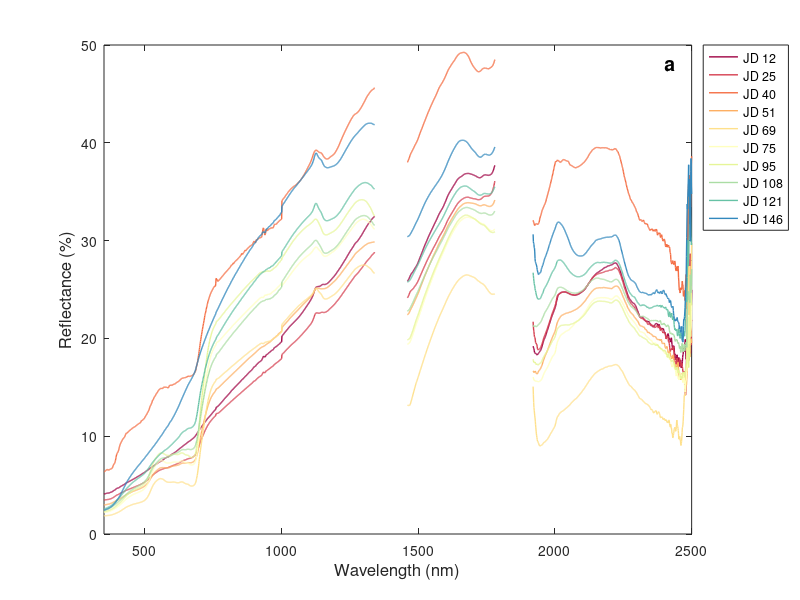

Write the MATLAB code that produced this figure. (Note: this script raises an error after producing the figure.)
%% Susan Meerdink
% 6/26/17
% This code is to generate figures for Hyperspectral Vegetation Indices
% Book Chapter (Chapter 14 in Hyperspectral Remote Sensing of Vegetation)
%% Load Data
% This chapter is being updated to include data from the COPR Paul Gader
% field collection that occured in 2016.
cd 'C:\Users\Susan\Documents\GitHub\Hyperspectral-Veg-Indices-Chapter'
load Veg_Indices_Data.mat
figDir = 'F:\Dropbox\Manuscript\Hyperspectral Vegetation Indices Book Chapter\Figures\';

%% Setting up Colors
color1 = [158 1 66] ./ 255; %Red
color2 = [213 62 79] ./ 255;
color3 = [244 109 67] ./ 255;
color4 = [253 174 97] ./ 255;
color5 = [254 224 139] ./ 255;
color6 = [255 255 191] ./ 255;
color7 = [230 245 152] ./ 255;
color8 = [171 221 164] ./ 255;
color9 = [102 194 165] ./ 255;
color10 = [50 136 189] ./ 255; %Blue
color = [color1;color2;color3;color4;color5;color6;color7;color8;color9;color10];

grayLt = [189 189 189] ./ 255;
grayDk = [99 99 99] ./ 255;

%% Figure 14.4 Environmental Variables

%% Spectra of Grass Plots
figure
hold on
for i = 1:10 %loop through dates
    h(i) = plot(wave(:,1:991),specGrass(i,1:991),'LineWidth',1,'Color',color(i,:));
    plot(wave(:,1111:1431),specGrass(i,1111:1431),'LineWidth',1,'Color',color(i,:))
    plot(wave(:,1571:end),specGrass(i,1571:end),'LineWidth',1,'Color',color(i,:))
end
axis([350 2500 0 50])
set(gca,'YTick',0:10:50,'YTickLabel',0:10:50)
set(gca,'XTick',500:500:2500)
set(gca,'XTickLabel',[500, 1000, 1500, 2000, 2500])
xlabel(gca,'Wavelength (nm)','FontSize',12)
ylabel(gca,'Reflectance (%)','FontSize',12)
legend([h(1),h(2),h(3),h(4),h(5),h(6),h(7),h(8),h(9),h(10)],{'JD 12','JD 25','JD 40','JD 51','JD 69','JD 75','JD 95','JD 108','JD 121','JD 146'},'Location','BestOutside')
text(2400,48,'a','FontWeight','bold','FontSize',14)
box on
hold off

% Save Image
fig = gcf;
fig.PaperUnits = 'inches';
fig.PaperPosition = [0 0 5 2.5];
print(strcat(figDir,'spectra_grass'),'-dpng')

%% Spectra of BAPI
figure
hold on
for i = 1:10 %loop through dates
    h(i) = plot(wave(:,1:991),specBapi(i,1:991),'LineWidth',1,'Color',color(i,:));
    plot(wave(:,1111:1431),specBapi(i,1111:1431),'LineWidth',1,'Color',color(i,:))
    plot(wave(:,1571:end),specBapi(i,1571:end),'LineWidth',1,'Color',color(i,:))
end
axis([350 2500 0 50])
set(gca,'YTick',0:10:50,'YTickLabel',0:10:50)
set(gca,'XTick',500:500:2500)
set(gca,'XTickLabel',[500, 1000, 1500, 2000, 2500])
xlabel(gca,'Wavelength (nm)','FontSize',12)
ylabel(gca,'Reflectance (%)','FontSize',12)
legend([h(1),h(2),h(3),h(4),h(5),h(6),h(7),h(8),h(9),h(10)],{'JD 12','JD 25','JD 40','JD 51','JD 69','JD 75','JD 95','JD 108','JD 121','JD 146'},'Location','BestOutside')
text(2400,48,'b','FontWeight','bold','FontSize',14)
box on
hold off

% Save Image
fig = gcf;
fig.PaperUnits = 'inches';
fig.PaperPosition = [0 0 5 2.5];
print(strcat(figDir,'spectra_BAPI'),'-dpng')

%% Spectra of ARCA
figure
hold on
for i = 1:10 %loop through dates
    h(i) = plot(wave(:,1:991),specArca(i,1:991),'LineWidth',1,'Color',color(i,:));
    plot(wave(:,1111:1431),specArca(i,1111:1431),'LineWidth',1,'Color',color(i,:))
    plot(wave(:,1571:end),specArca(i,1571:end),'LineWidth',1,'Color',color(i,:))
end
axis([350 2500 0 50])
set(gca,'YTick',0:10:50,'YTickLabel',0:10:50)
set(gca,'XTick',500:500:2500)
set(gca,'XTickLabel',[500, 1000, 1500, 2000, 2500])
xlabel(gca,'Wavelength (nm)','FontSize',12)
ylabel(gca,'Reflectance (%)','FontSize',12)
legend([h(1),h(2),h(3),h(4),h(5),h(6),h(7),h(8),h(9),h(10)],{'JD 12','JD 25','JD 40','JD 51','JD 69','JD 75','JD 95','JD 108','JD 121','JD 146'},'Location','BestOutside')
text(2400,48,'c','FontWeight','bold','FontSize',14)
box on
hold off

% Save Image
fig = gcf;
fig.PaperUnits = 'inches';
fig.PaperPosition = [0 0 5 2.5];
print(strcat(figDir,'spectra_ARCA'),'-dpng')

%% Figure 14.5 Spectra of Grass, BAPI, ARCA
% ha = tight_subplot(Nh, Nw, gap, marg_h, marg_w)
%   in:  Nh      number of axes in height (vertical direction)
%        Nw      number of axes in width (horizontaldirection)
%        gap     gaps between the axes in normalized units (0...1)
%                   or [gap_h gap_w] for different gaps in height and width
%        marg_h  margins in height in normalized units (0...1)
%                   or [lower upper] for different lower and upper margins
%        marg_w  margins in width in normalized units (0...1)
%                   or [left right] for different left and right margins
figure('units','normalized','outerposition',[0 0 1 1])
ha = tight_subplot(2,2,[.06 .05],[.1 .03],[.06 .02]);
for ii = 1:4
    axes(ha(ii));
    
    if ii == 1
        hold on
        for i = 1:10 %loop through dates
            plot(wave(:,1:991),specGrass(i,1:991),'LineWidth',1,'Color',color(i,:));
            plot(wave(:,1111:1431),specGrass(i,1111:1431),'LineWidth',1,'Color',color(i,:))
            plot(wave(:,1571:end),specGrass(i,1571:end),'LineWidth',1,'Color',color(i,:))
        end
        axis([350 2500 0 50])
        set(ha(ii),'YTick',0:10:50,'YTickLabel',0:10:50)
        set(ha(ii),'XTick',400:500:2400)
        set(ha(ii),'XTickLabel',[400, 900, 1400, 1900, 2400])
        %xlabel(ha(ii),'Wavelength (nm)','FontSize',12)
        ylabel(ha(ii),'Reflectance (%)','FontSize',12)
        text(2400,47,'a','FontWeight','bold','FontSize',14)
        box on
        hold off
    elseif ii == 2
        hold on
        for i = 1:10 %loop through dates
            plot(wave(:,1:991),specBapi(i,1:991),'LineWidth',1,'Color',color(i,:));
            plot(wave(:,1111:1431),specBapi(i,1111:1431),'LineWidth',1,'Color',color(i,:))
            plot(wave(:,1571:end),specBapi(i,1571:end),'LineWidth',1,'Color',color(i,:))
        end
        axis([350 2500 0 50])
        set(ha(ii),'YTick',0:10:50,'YTickLabel',0:10:50)
        set(ha(ii),'XTick',400:500:2400)
        set(ha(ii),'XTickLabel',[400, 900, 1400, 1900, 2400])
        %xlabel(ha(ii),'Wavelength (nm)','FontSize',12)
        %ylabel(ha(ii),'Reflectance (%)','FontSize',12)
        text(2400,47,'b','FontWeight','bold','FontSize',14)
        box on
        hold off
    elseif ii == 3
        hold on
        for i = 1:10 %loop through dates
            plot(wave(:,1:991),specArca(i,1:991),'LineWidth',1,'Color',color(i,:));
            plot(wave(:,1111:1431),specArca(i,1111:1431),'LineWidth',1,'Color',color(i,:))
            plot(wave(:,1571:end),specArca(i,1571:end),'LineWidth',1,'Color',color(i,:))
        end
        axis([350 2500 0 50])
        set(ha(ii),'YTick',0:10:50,'YTickLabel',0:10:50)
        set(ha(ii),'XTick',400:500:2400)
        set(ha(ii),'XTickLabel',[400, 900, 1400, 1900, 2400])
        xlabel(ha(ii),'Wavelength (nm)','FontSize',12)
        ylabel(ha(ii),'Reflectance (%)','FontSize',12)
        text(2400,47,'c','FontWeight','bold','FontSize',14)
        box on
        hold off
    else
        hold on
        for i = 1:10 %loop through dates
            h(i)= plot(wave(:,1:991),specArca(i,1:991),'LineWidth',1,'Color',color(i,:));
        end
        legend([h(1),h(2),h(3),h(4),h(5),h(6),h(7),h(8),h(9),h(10)],{'JD 12','JD 25','JD 40','JD 51','JD 69','JD 75','JD 95','JD 108','JD 121','JD 146'},'Location','West');
        for i = 1:10 %loop through dates
            h(i)= plot(wave(:,1:991),specArca(i,1:991),'LineWidth',1,'Color',get(gcf,'color'));
        end
        set(ha(ii),'visible','off')
        hold off
    end
end

% Save Image
fig = gcf;
fig.PaperUnits = 'inches';
fig.PaperPosition = [0 0 8 5];
print(strcat(figDir,'figure_14-5'),'-dpng')

%% Calculate Indices
indexArca = zeros(10,32);
indexBapi = zeros(10,32);

%CI Rededge index #8
%nir/rededge - 1
%indexArca(:,8) = specArca(:,)/specArca(:,) - 1;
%indexBapi(:,8) = [];

%WBI index #32
%b900/b970;
indexArca(:,32) = specArca(:,551)./specArca(:,621);
indexBapi(:,32) = specBapi(:,551)./specBapi(:,621);

%RVSI index #23
%(b714+b752)/2 - b733;
indexArca(:,23) = ((specArca(:,365) + specArca(:,403))/2 - specArca(:,384))/100;
indexBapi(:,23) = ((specBapi(:,365) + specBapi(:,403))/2 - specBapi(:,384))/100;

%% Figure 14.6: Index, Plant Available Water, and AET/PET
% ha = tight_subplot(Nh, Nw, gap, marg_h, marg_w)
%   in:  Nh      number of axes in height (vertical direction)
%        Nw      number of axes in width (horizontaldirection)
%        gap     gaps between the axes in normalized units (0...1)
%                   or [gap_h gap_w] for different gaps in height and width
%        marg_h  margins in height in normalized units (0...1)
%                   or [lower upper] for different lower and upper margins
%        marg_w  margins in width in normalized units (0...1)
%                   or [left right] for different left and right margins
figure('units','normalized','outerposition',[0 0 1 1])
ha = tight_subplot(3,2,[.05 .07],[.05 .05],[.12 .03]);
xname = cell2mat(metaGrass(:,3));
for ii = 1:6
    axes(ha(ii));
    
    if ii == 1
        hold on
        plot(xname,indexGrass(:,32),':k','LineWidth',1.5)
        plot(xname,indexArca(:,32),'--','color',grayDk,'LineWidth',1.5)
        plot(xname,indexBapi(:,32),'color',grayLt,'LineWidth',1.5)
        axis([10 150 0.9 1.1])
        set(ha(ii),'YTick',0.9:0.05:1.1,'YTickLabel',0.9:0.05:1.1)
        set(ha(ii),'XTick',20:20:140,'XTickLabel',20:20:140)
        ytickformat('%.2f')
        ylabel('WBI')
        hold off

    elseif ii == 2
        hold on
        plot(xname,indexGrass(:,8),':k','LineWidth',1.5)
        plot(xname,indexArca(:,8),'--','color',grayDk,'LineWidth',1.5)
        plot(xname,indexBapi(:,8),'color',grayLt,'LineWidth',1.5)
        axis([10 150 0 2.5])
        set(ha(ii),'YTick',0:0.5:2.5,'YTickLabel',0:0.5:2.5)
        set(ha(ii),'XTick',20:20:140,'XTickLabel',20:20:140)
        ytickformat('%.1f')
        ylabel('CI Rededge')
        hold off
    elseif ii == 3
        hold on
        plot(xname,indexGrass(:,23),':k','LineWidth',1.5)
        plot(xname,indexArca(:,23),'--','color',grayDk,'LineWidth',1.5)
        plot(xname,indexBapi(:,23),'color',grayLt,'LineWidth',1.5)
        axis([10 150 -0.04 0])
        set(ha(ii),'YTick',-0.04:0.01:0,'YTickLabel',-0.04:0.01:0)
        set(ha(ii),'XTick',20:20:140,'XTickLabel',20:20:140)
        ytickformat('%.2f')
        ylabel('RVSI')
        hold off
    elseif ii  == 4
        hold on
        plot(xname,indexGrass(:,23),':k','LineWidth',1.5)
        plot(xname,indexArca(:,23),'--','color',grayDk,'LineWidth',1.5)
        plot(xname,indexBapi(:,23),'color',grayLt,'LineWidth',1.5)
        legend({'MAGF','ARCA','BAPI'},'FontSize',12,'Position',[0.75 0.5 0.05 0.05])%,'Orientation','horizontal'
        plot(xname,indexGrass(:,23),'-','Color',get(gcf,'color'),'LineWidth',1.5)
        plot(xname,indexArca(:,23),'-','Color',get(gcf,'color'),'LineWidth',1.5)
        plot(xname,indexBapi(:,23),'-','Color',get(gcf,'color'),'LineWidth',1.5)
        set(ha(ii),'visible','off')
        hold off
    elseif ii == 5
        set(ha(ii),'XTick',20:20:140,'XTickLabel',20:20:140)
        ylabel('Plant Available Water')
        xlabel('Julian Day')
    else
        set(ha(ii),'XTick',20:20:140,'XTickLabel',20:20:140)
        ylabel('AET/PET')
        xlabel('Julian Day')
    end
end

% Save Image
fig = gcf;
fig.PaperUnits = 'inches';
fig.PaperPosition = [0 0 6 7];
print(strcat(figDir,'figure_14-6'),'-dpng')
%% Figure 14.7 Scatterplots
% ha = tight_subplot(Nh, Nw, gap, marg_h, marg_w)
%   in:  Nh      number of axes in height (vertical direction)
%        Nw      number of axes in width (horizontaldirection)
%        gap     gaps between the axes in normalized units (0...1)
%                   or [gap_h gap_w] for different gaps in height and width
%        marg_h  margins in height in normalized units (0...1)
%                   or [lower upper] for different lower and upper margins
%        marg_w  margins in width in normalized units (0...1)
%                   or [left right] for different left and right margins
figure('units','normalized','outerposition',[0 0 1 1])
ha = tight_subplot(3,2,[.05 .08],[.05 .05],[.11 .03]);

for ii = 1:6
    axes(ha(ii));
    
    if ii == 1 %WBI vs Plant Available Water
        hold on
        scatter(apw,indexGrass(:,32),'s','filled','MarkerEdgeColor','k','MarkerFaceColor','k')
        scatter(apw,indexArca(:,32),'filled')
        scatter(apw,indexBapi(:,32),'filled')
        ylabel('WBI')
        axis([0 1 0.9 1.1])
        set(ha(ii),'YTick',0.9:0.05:1.1,'YTickLabel',0.9:0.05:1.1)
        set(ha(ii),'XTick',0:0.2:1,'XTickLabel',0:0.2:1)
        ytickformat('%.2f')
        hold off

    elseif ii == 2 %WBI vs AET/PET
        hold on
        scatter(aetpet,indexGrass(:,32),'filled')
        scatter(aetpet,indexArca(:,32),'filled')
        scatter(aetpet,indexBapi(:,32),'filled')
        axis([0 1 0.9 1.1])
        set(ha(ii),'YTick',0.9:0.05:1.1,'YTickLabel',0.9:0.05:1.1)
        set(ha(ii),'XTick',0:0.2:1,'XTickLabel',0:0.2:1)
        ytickformat('%.2f')
        hold off        

    elseif ii == 3 %CI Rededge vs Plant Available Water
        hold on
        scatter(apw,indexGrass(:,8),'filled')
        scatter(apw,indexArca(:,8),'filled')
        scatter(apw,indexBapi(:,8),'filled')
        set(ha(ii),'YTick',0:0.5:2.5,'YTickLabel',0:0.5:2.5)
        set(ha(ii),'XTick',0:0.2:1,'XTickLabel',0:0.2:1)
        axis([0 1 0 2.5])
        ytickformat('%.1f')
        ylabel('CI Rededge')
        hold off

    elseif ii  == 4 %CI Rededge vs AET/PET
        hold on
        scatter(aetpet,indexGrass(:,8),'filled')
        scatter(aetpet,indexArca(:,8),'filled')
        scatter(aetpet,indexBapi(:,8),'filled')
        set(ha(ii),'YTick',0:0.5:2.5,'YTickLabel',0:0.5:2.5)
        set(ha(ii),'XTick',0:0.2:1,'XTickLabel',0:0.2:1)
        axis([0 1 0 2.5])
        ytickformat('%.2f')
        hold off
        
    elseif ii == 5 %RVSI vs Plant Available Water
        hold on 
        scatter(apw,indexGrass(:,23),'filled')
        scatter(apw,indexArca(:,23),'filled')
        scatter(apw,indexBapi(:,23),'filled')
        set(ha(ii),'YTick',-0.04:0.01:0,'YTickLabel',-0.04:0.01:0)
        set(ha(ii),'XTick',0:0.2:1,'XTickLabel',0:0.2:1)
        axis([0 1 -0.04 0])
        ytickformat('%.2f')
        ylabel('RVSI')
        xlabel('Plant Available Water')
        hold off
        
    else %RVSI vs AET/PET
        hold on
        scatter(aetpet,indexGrass(:,23),'filled')
        scatter(aetpet,indexArca(:,23),'filled')
        scatter(aetpet,indexBapi(:,23),'filled')
        set(ha(ii),'YTick',-0.04:0.01:0,'YTickLabel',-0.04:0.01:0)
        set(ha(ii),'XTick',0:0.2:1,'XTickLabel',0:0.2:1)
        axis([0 1 -0.04 0])
        ytickformat('%.2f')
        xlabel('AET/PET')
        hold off
    end
end

% Save Image
fig = gcf;
fig.PaperUnits = 'inches';
fig.PaperPosition = [0 0 6 7];
print(strcat(figDir,'figure_14-7'),'-dpng')